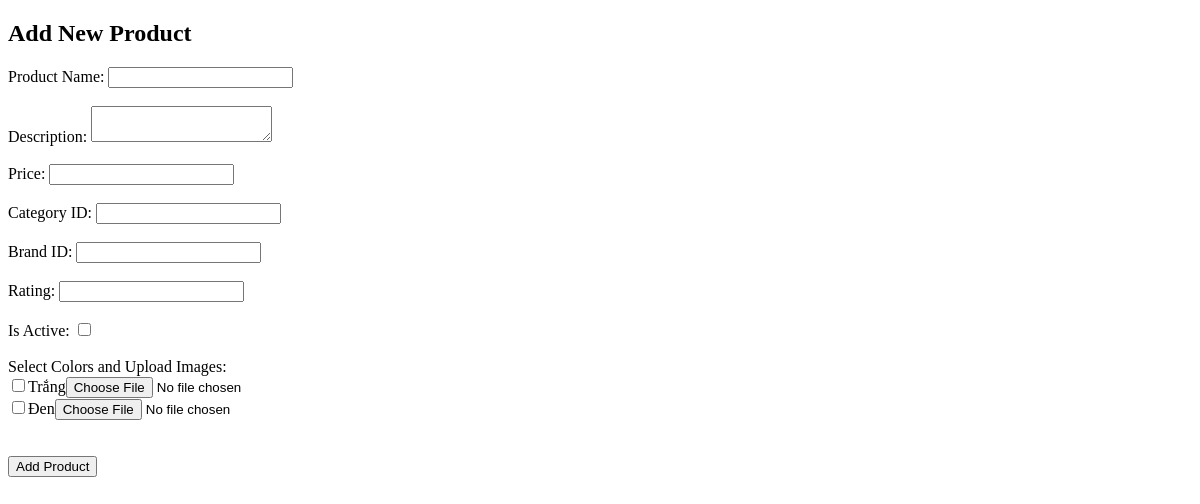
Page /admin/product/product.php on the earlier database version.
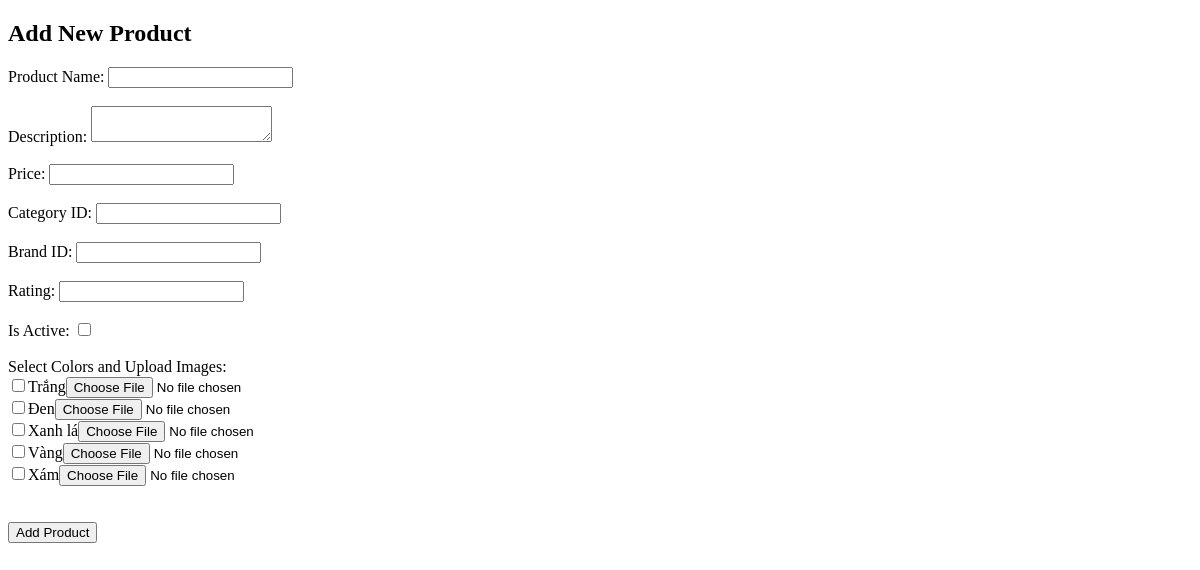
Same page on the later database version.
### tables this page shows
CREATE TABLE `colors` (
  `id` int(11) NOT NULL,
  `color_name` varchar(255) NOT NULL
);

### admin/product/product.php (the view, shortened to what this page needs)
<!DOCTYPE html>
<html lang="en">
<head>
</head>
<body>
    <h2>Add New Product</h2>
    <form action="add_product.php" method="POST" enctype="multipart/form-data">
        <label for="product_name">Product Name:</label>
        <input type="text" id="product_name" name="product_name" required><br><br>
        <label for="description">Description:</label>
        <textarea id="description" name="description" required></textarea><br><br>
        <label for="price">Price:</label>
        <input type="number" id="price" name="price" step="0.01" required><br><br>
        <label for="category_id">Category ID:</label>
        <input type="number" id="category_id" name="category_id" required><br><br>
        <label for="brand_id">Brand ID:</label>
        <input type="number" id="brand_id" name="brand_id" required><br><br>
        <label for="rating">Rating:</label>
        <input type="number" id="rating" name="rating" step="0.1" max="5" required><br><br>
        <label for="is_active">Is Active:</label>
        <input type="checkbox" id="is_active" name="is_active"><br><br>
        <label for="colors">Select Colors and Upload Images:</label><br>
        <?php
        $conn = new mysqli("localhost", "root", "", "balostore");
        $query = "SELECT id, color_name FROM colors";
        $result = $conn->query($query);
        while ($row = $result->fetch_assoc()) {
            echo '<div>';
            echo '<input type="checkbox" name="color_ids[]" value="' . $row['id'] . '">';
            echo '<label>' . $row['color_name'] . '</label>';
            echo '<input type="file" name="img_paths[' . $row['id'] . ']" accept="image/*" required>';
            echo '</div>';
        }
        ?>
        <br><br>
        <button type="submit">Add Product</button>
    </form>
</body>
</html>

Differences in the rows shown:
added colors: color_name "Xanh lá"
added colors: color_name "Vàng"
added colors: color_name "Xám"
